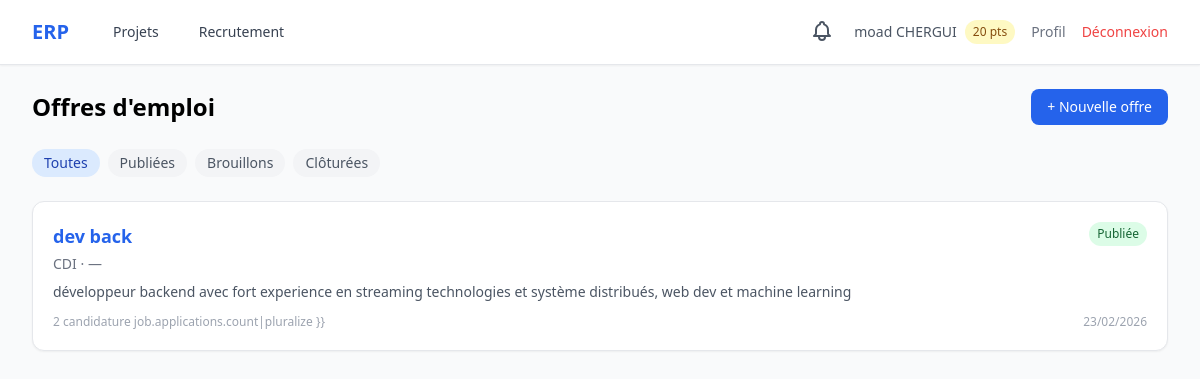
The page /hiring/ (signed in) on the database its author committed.
### accounts/models.py (models this page shows, shortened)
class User(AbstractUser):
    class Role(models.TextChoices):
        ADMIN = 'admin', 'Administrateur'
        HR_MANAGER = 'hr_manager', 'Responsable RH'
        PROJECT_MANAGER = 'project_manager', 'Chef de Projet'
        TEAM_MEMBER = 'team_member', "Membre d'Équipe"
    role = models.CharField(max_length=20, choices=Role.choices, default=Role.TEAM_MEMBER)
    skills = models.TextField(blank=True, help_text="Compétences séparées par des virgules")
    avatar = models.ImageField(upload_to='avatars/', blank=True, null=True)
    reward_points = models.IntegerField(default=0)
    department = models.ForeignKey(
        Department, on_delete=models.SET_NULL, null=True, blank=True,
        related_name='members', verbose_name="Département"
    )
    @property
    def is_hr(self):
        return self.role == self.Role.HR_MANAGER

### hiring/models.py (models this page shows, shortened)
class JobPosting(models.Model):
    class Status(models.TextChoices):
        DRAFT = 'draft', 'Brouillon'
        PUBLISHED = 'published', 'Publiée'
        PAUSED = 'paused', 'En pause'
        CLOSED = 'closed', 'Clôturée'
    class ContractType(models.TextChoices):
        CDI = 'cdi', 'CDI'
        CDD = 'cdd', 'CDD'
        STAGE = 'stage', 'Stage'
        FREELANCE = 'freelance', 'Freelance'
    title = models.CharField(max_length=200, verbose_name="Titre du poste")
    description = models.TextField(verbose_name="Description")
    required_skills = models.TextField(verbose_name="Compétences requises",
                                       help_text="Séparées par des virgules")
    contract_type = models.CharField(max_length=20, choices=ContractType.choices,
                                      default=ContractType.CDI)
    location = models.CharField(max_length=200, blank=True, verbose_name="Lieu")
    status = models.CharField(max_length=20, choices=Status.choices, default=Status.DRAFT)
    deadline = models.DateField(verbose_name="Date limite")
    created_by = models.ForeignKey(settings.AUTH_USER_MODEL, on_delete=models.CASCADE,
                                    related_name='job_postings')
    created_at = models.DateTimeField(auto_now_add=True)
    updated_at = models.DateTimeField(auto_now=True)
    class Meta:
        ordering = ['-created_at']
        verbose_name = "Offre d'emploi"
        verbose_name_plural = "Offres d'emploi"

### hiring/views.py (the view)
# urls.py: path('', views.job_list, name='job_list'),
@login_required
@role_required('admin', 'hr_manager')
def job_list(request):
    jobs = JobPosting.objects.all()
    status_filter = request.GET.get('status')
    if status_filter:
        jobs = jobs.filter(status=status_filter)
    return render(request, 'hiring/job_list.html', {'jobs': jobs})

### notifications/context_processors.py (called while the page is built)
def unread_notifications_count(request):
    if request.user.is_authenticated:
        count = request.user.notifications.filter(is_read=False).count()
    else:
        count = 0
    return {'unread_notifications_count': count}

### templates/hiring/job_list.html
{% extends 'base.html' %} {% block title %}Offres d'emploi — ERP{% endblock %}
{% block content %}
<div class="flex justify-between items-center mb-6">
  <h1 class="text-2xl font-bold">Offres d'emploi</h1>
  {% if user.is_superuser or user.role == 'admin' or user.is_hr %}
  <a
    href="{% url 'hiring:job_create' %}"
    class="bg-blue-600 text-white px-4 py-2 rounded-lg hover:bg-blue-700 text-sm font-medium"
  >
    + Nouvelle offre
  </a>
  {% endif %}
</div>
<div class="flex space-x-2 mb-6">
  <a
    href="{% url 'hiring:job_list' %}"
    class="px-3 py-1 rounded-full text-sm {% if not request.GET.status %}bg-blue-100 text-blue-800{% else %}bg-gray-100 text-gray-600{% endif %}"
    >Toutes</a
  >
  <a
    href="?status=published"
    class="px-3 py-1 rounded-full text-sm {% if request.GET.status == 'published' %}bg-green-100 text-green-800{% else %}bg-gray-100 text-gray-600{% endif %}"
    >Publiées</a
  >
  <a
    href="?status=draft"
    class="px-3 py-1 rounded-full text-sm {% if request.GET.status == 'draft' %}bg-yellow-100 text-yellow-800{% else %}bg-gray-100 text-gray-600{% endif %}"
    >Brouillons</a
  >
  <a
    href="?status=closed"
    class="px-3 py-1 rounded-full text-sm {% if request.GET.status == 'closed' %}bg-red-100 text-red-800{% else %}bg-gray-100 text-gray-600{% endif %}"
    >Clôturées</a
  >
</div>
<div class="grid gap-4">
  {% for job in jobs %}
  <div
    class="bg-white rounded-xl shadow-sm border p-5 hover:shadow-md transition"
  >
    <div class="flex justify-between items-start">
      <div>
        <a
          href="{% url 'hiring:job_detail' job.pk %}"
          class="text-lg font-semibold text-blue-600 hover:underline"
          >{{ job.title }}</a
        >
        <p class="text-sm text-gray-500 mt-1">
          {{ job.get_contract_type_display }} · {{ job.location|default:'—' }}
        </p>
      </div>
      <span
        class="text-xs px-2 py-1 rounded-full {% if job.status == 'published' %}bg-green-100 text-green-800 {% elif job.status == 'draft' %}bg-yellow-100 text-yellow-800 {% elif job.status == 'paused' %}bg-orange-100 text-orange-800 {% else %}bg-red-100 text-red-800{% endif %}"
      >
        {{ job.get_status_display }}
      </span>
    </div>
    <p class="text-gray-600 text-sm mt-2">
      {{ job.description|truncatewords:30 }}
    </p>
    <div class="flex justify-between items-center mt-3 text-xs text-gray-400">
      <span
        >{{ job.applications.count }} candidature        job.applications.count|pluralize }}</span
      >
      <span>{{ job.created_at|date:"d/m/Y" }}</span>
    </div>
  </div>
  {% empty %}
  <p class="text-gray-500 text-center py-8">Aucune offre pour le moment.</p>
  {% endfor %}
</div>
{% endblock %}

### templates/base.html (shortened to what this page needs)
<!doctype html>
<html lang="fr" class="h-full bg-gray-50">
  <head>
    <script src="https://cdn.tailwindcss.com"></script>
  </head>
  <body class="h-full" hx-headers='{"X-CSRFToken": "{{ csrf_token }}"}'>
    <div class="min-h-full">
      <nav class="bg-white shadow-sm border-b">
        <div class="mx-auto max-w-7xl px-4 sm:px-6 lg:px-8">
          <div class="flex h-16 items-center justify-between">
            <div class="flex items-center space-x-8">
              <a
                href="{% url 'projects:dashboard' %}"
                class="text-xl font-bold text-blue-600"
                >ERP</a
              >
              {% if user.is_authenticated %}
              <div class="flex space-x-4">
                <a
                  href="{% url 'projects:dashboard' %}"
                  class="text-gray-700 hover:text-blue-600 px-3 py-2 text-sm font-medium"
                  >Projets</a
                >
                {% if user.is_hr or user.is_superuser or user.role == 'admin' %}
                <a
                  href="{% url 'hiring:job_list' %}"
                  class="text-gray-700 hover:text-blue-600 px-3 py-2 text-sm font-medium"
                  >Recrutement</a
                >
                {% endif %}
              </div>
              {% endif %}
            </div>
            <div class="flex items-center space-x-4">
              {% if user.is_authenticated %}
              <div class="relative" id="notif-wrapper">
                <button
                  id="notif-btn"
                  onclick="toggleNotif(event)"
                  hx-get="{% url 'notifications:dropdown' %}"
                  hx-target="#notif-dropdown-panel"
                  hx-swap="innerHTML"
                  hx-trigger="click"
                  class="relative text-gray-600 hover:text-blue-600 p-1"
                >
                </button>
              </div>
              <div class="flex items-center space-x-2">
                <span class="text-sm text-gray-600"
                  >{{ user.get_full_name|default:user.username }}</span
                >
                <span
                  class="bg-yellow-100 text-yellow-800 text-xs px-2 py-1 rounded-full"
                  >{{ user.reward_points }} pts</span
                >
              </div>
              <a
                href="{% url 'accounts:profile' %}"
                class="text-sm text-gray-500 hover:text-blue-600"
                >Profil</a
              >
              <a
                href="{% url 'accounts:logout' %}"
                class="text-sm text-red-500 hover:text-red-700"
                >Déconnexion</a
              >
              {% else %}
              <a
                href="{% url 'accounts:login' %}"
                class="text-sm text-blue-600 hover:text-blue-800 font-medium"
                >Connexion</a
              >
              {% endif %}
            </div>
          </div>
        </div>
      </nav>
      <main class="mx-auto max-w-7xl px-4 sm:px-6 lg:px-8 py-6">
        {% block content %}{% endblock %}
      </main>
    </div>
  </body>
</html>

### rows shown on the page
User: get_full_name "moad CHERGUI", reward_points "20"
JobPosting: title "dev back", contract_type "CDI", location "—", status "Publiée", description "développeur backend avec fort experience en streaming technologies et système distribués, web dev et machine learning", applications.count "2", created_at "23/02/2026"
